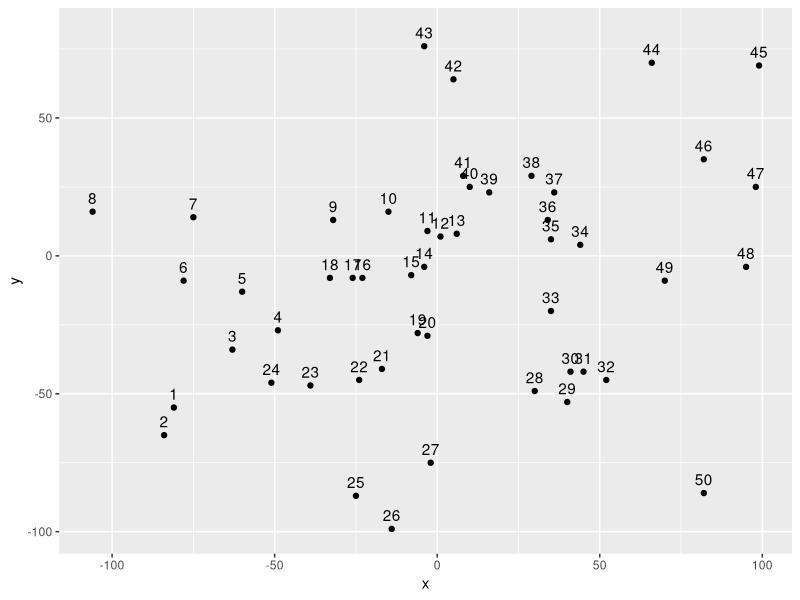
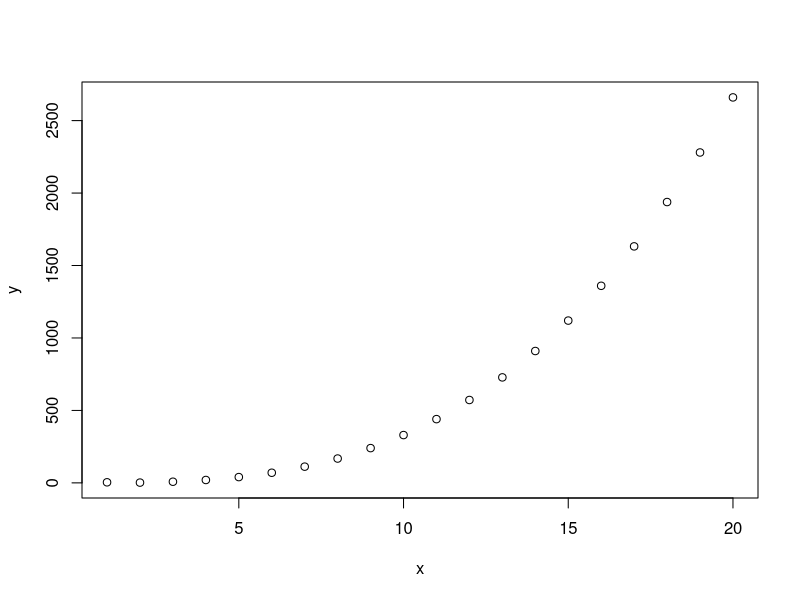
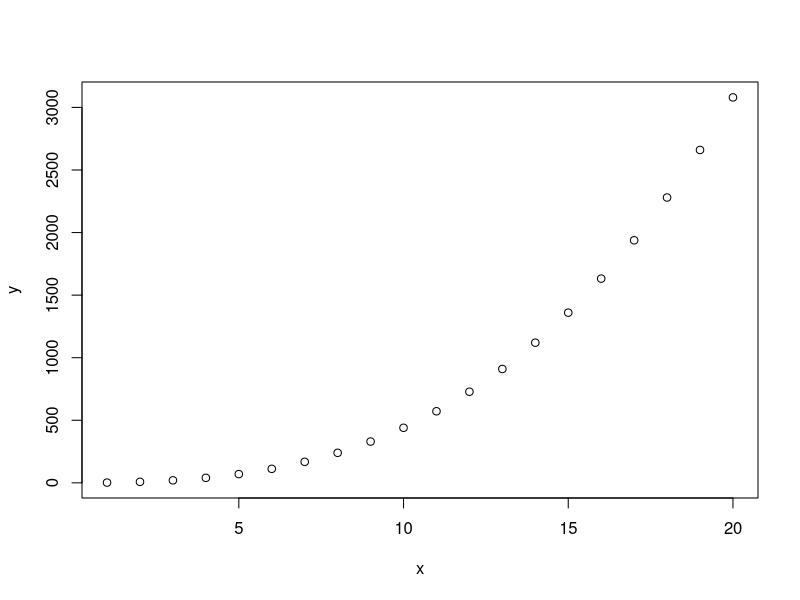
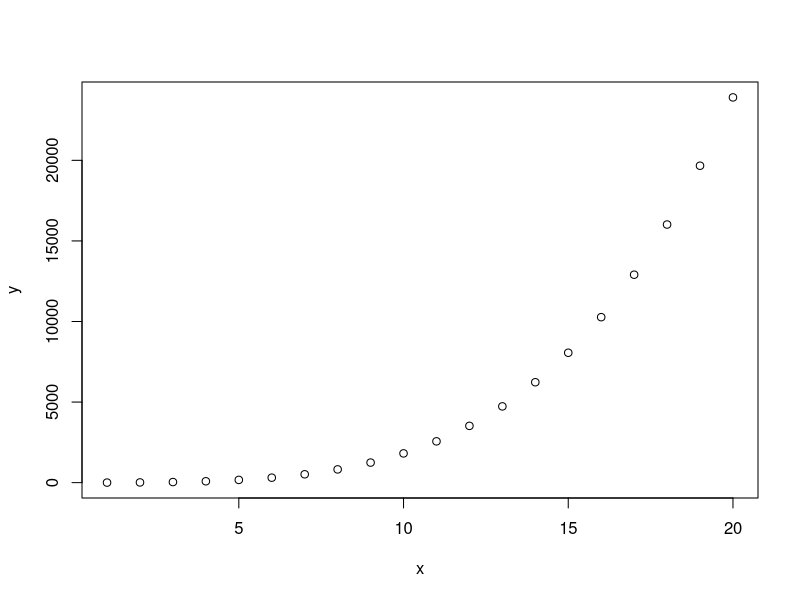

The R source for these figures, in order:
multiply <- function(a,b,c) {
        if (b == 0) {
                return(0)
        } else {
                multiply(c*a,floor(b/c),c) + a * b %% c
        }
}

horner <- function(a,x) {
        # Works by 'building up' the exponents of the x values by adding the a values
        #       and then multiplying the subset by x
        p <- a[length(a)]
        
        for (i in (length(a)-1):1) {
                p <- p*x + a[i]
        }
        p
}

bubbleSort <- function(x) {
        # Works by moving the largest entry in the set all the way to the right and then
        #       considering the set of n - 1 items and doing the same thing
        for (i in length(x):2) {
                for (j in 1:(i-1)) {
                        if (x[j] > x[j+1]) {
                                jPlusOne <- x[j+1]
                                x[j+1] <- x[j]
                                x[j] <- jPlusOne
                        }
                }
        }
        x
}

nearestNeighbor <- function(x,y,startIndex) {
        
        df <- data.frame(x=x,y=y,i=seq(1:length(x)),p=0)
        
        getDistance <- function(index.one,index.two) {
                
                sqrt((df$x[index.one]-df$x[index.two])^2+(df$y[index.one]-df$y[index.two])^2)
        }
        
        df$p[startIndex] <- 1
        totalDist <- 0
        
        for (i in 2:nrow(df)) {
                subDf <- df[df$p == 0,]

                last.i <- df$i[df$p == max(df$p)]
                
                minDist <- getDistance(last.i,subDf$i[1])
                minInd <- subDf$i[1]
                
                for (j in 1:nrow(subDf)) {

                        thisDist <- getDistance(last.i,subDf$i[j])
                        
                        if (thisDist < minDist) {
                                minDist <- thisDist
                                minInd <- subDf$i[j]
                        }
                }
                totalDist <- totalDist + minDist
                df$p[df$i == minInd] <- max(df$p) + 1
        }
        
        totalDist <- totalDist + getDistance(1,df$i[df$p == max(df$p)])
        
        print(totalDist)
        df
}

set.seed(1224)
n <- 50
x <- round(rnorm(n)*n)
y <- round(rnorm(n)*n)

df <- nearestNeighbor(x,y,2)

library(ggplot2)

ggplot(df, aes(x,y)) +
        geom_point() +
        geom_text(aes(label=p),nudge_y = n/10)






# Chapter 2 exercises

## 2-1
mystery <- function(n) {
        r <- 0
        
        for (i in 1:(n-1)) {
                for (j in (i+1):n) {
                        for (k in 1:j) {
                                r <- r + 1
                        }
                }
        }
        
        r
}

# The answer:
mysteryCalc <- function(n) {
        # This turns out to be a cubic function, which is not surprising considering
        #       that the problem statement consists of three nested loops.
        (1/3)*n*(n+1)*(n-1)
}

x <- 1:20
y <- c()
for (i in 1:20) {y <- c(y,mystery(i))}

plot(x,y)



## 2-2
pesky <- function(n) {
        r <- 0
        
        for (i in 1:n) {
                for (j in 1:i) {
                        for (k in j:(i+j)) {
                                r <- r + 1
                        }
                }
        }
        
        r
}

# The answer:
peskyCalc <- function(n) {
        (1/6)*n*(n+1)*((2*n)+1) + (1/2)*n*(n+1)
}

x <- 1:20
y <- c()
for (i in 1:20) {y <- c(y,pesky(i))}

plot(x,y)



## 2-3
prestiferous <- function(n) {
        r <- 0
        
        for (i in 1:n) {
                for (j in 1:i) {
                        for (k in j:(i+j)) {
                                for (l in 1:(i+j-k)) {
                                        r <- r + 1
                                }
                        }
                }
        }
        
        r
}

prestyCalc <- function(n) {
        
        total <- 0
        
        for (i in 1:n) {
                for (j in 1:i) {
                        for (k in j:(i+j)) {
                                total <- total + (i + j - k)
                        }
                }
        }
        total
}

print(prestiferous(12))
print(prestyCalc(12))

x <- 1:20
y <- c()
for (i in 1:20) {y <- c(y,prestiferous(i))}

plot(x,y)



